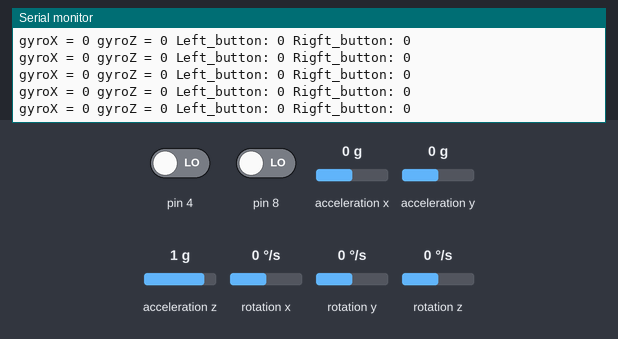
Simulated run of this sketch. Board: Arduino Leonardo, built with avr-gcc and run on an emulated ATmega32U4. Shown: the last lines printed to the serial monitor. Wiring (inferred from the names in the program): MPU-6050 motion sensor at I2C address 0x68. The test bench sets the inputs (shaded band); at power-on: pin 8 LOW, rotation x 0 °/s, rotation z 0 °/s, pin 4 LOW, acceleration x 0 g, acceleration y 0 g, acceleration z 1 g, rotation y 0 °/s. USB keyboard and mouse output is not drawn.

Above: at 1.2 s.
1.3 s: pin 8 driven HIGH
At 1.9 s:
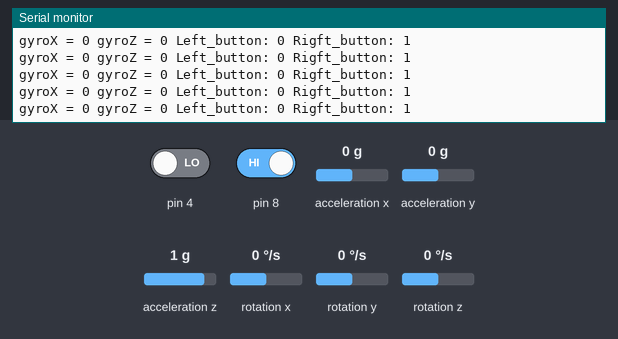
4.3 s: rotation x set to 192 °/s
At 5.4 s:
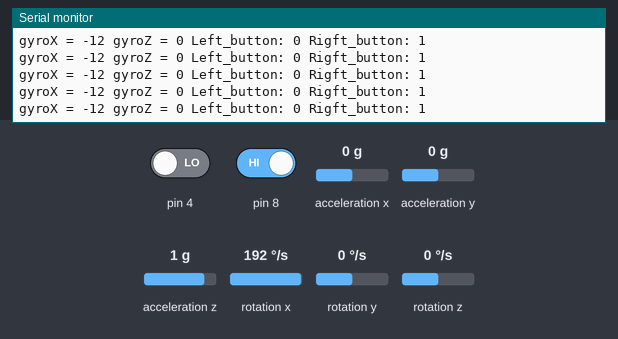
7.3 s: rotation z set to -192 °/s
At 8.3 s:
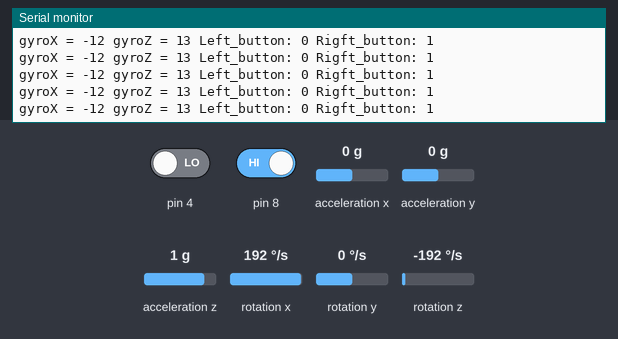

The sketch:

MPU6050_Mouse.ino
```cpp
#include<Wire.h> // 통신? 때문에 필요
#include<Mouse.h> // 마우스 움직여야지!


/*
 SDA 2번 Pin, SCL 3번 Pin
 Int 7번 Pin
 Int 무조건 박아야됨.
 */


#define MPU6050_INT_PIN 7
#define MPU6050_INT digitalPinToInterrupt(MPU6050_INT_PIN)

const int MPU_addr=0x68;  // I2C address of the MPU-6050
int16_t AcX,AcY,AcZ,Tmp,GyX,GyY,GyZ;
int sensitivity = 2000; /* 출력 값이 엄청 커서 그대로 Mouse.move로 들어가면 마우스 움직임 폭이 너무 넓어서 조절이 안됨.
                             그래서 큰 숫자를 나눠줌. 딱 쓰기 편할 정도로 조절해야 할 듯. 숫자 바꿔가면서 노가다 ㄱㄱ*/

void setup()
{
  // 설정인데 안 건드는게 좋음. 잘 되있음.
  Serial.begin(9600);

  Serial.println("start");
  Serial.print(MPU6050_INT); Serial.print(" on pin "); Serial.print(MPU6050_INT_PIN);

  Wire.begin();
  Wire.beginTransmission(MPU_addr);
  Wire.write(0x6B);  // PWR_MGMT_1 register
  Wire.write(0);     // set to zero (wakes up the MPU-6050)
  Wire.endTransmission(true);
  pinMode(4, INPUT); // 좌클릭 버튼
  pinMode(8, INPUT); // 우클릭 버튼
  Mouse.begin(); //넣어야 되는줄 알았더니 이거 넣으니까 계속 업로드가 안되는거 같음. 일단 지우고 하면 잘되니까 냅두자
  pinMode(MPU6050_INT, INPUT);
  //attachInterrupt(MPU6050_INT, dmpDataReady, RISdlfhgk62ING);
}

void loop()
{
  Wire.beginTransmission(MPU_addr);
  Wire.write(0x3B);  // starting with register 0x3B (ACCEL_XOUT_H)
  Wire.endTransmission(false);
  Wire.requestFrom(MPU_addr,14,true);  // request a total of 14 registers
  AcX=Wire.read()<<8|Wire.read();  // 0x3B (ACCEL_XOUT_H) & 0x3C (ACCEL_XOUT_L)
  AcY=Wire.read()<<8|Wire.read();  // 0x3D (ACCEL_YOUT_H) & 0x3E (ACCEL_YOUT_L)
  AcZ=Wire.read()<<8|Wire.read();  // 0x3F (ACCEL_ZOUT_H) & 0x40 (ACCEL_ZOUT_L)
  Tmp=Wire.read()<<8|Wire.read();  // 0x41 (TEMP_OUT_H) & 0x42 (TEMP_OUT_L)
  GyX=Wire.read()<<8|Wire.read();  // 0x43 (GYRO_XOUT_H) & 0x44 (GYRO_XOUT_L)
  GyY=Wire.read()<<8|Wire.read();  // 0x45 (GYRO_YOUT_H) & 0x46 (GYRO_YOUT_L)
  GyZ=Wire.read()<<8|Wire.read();  // 0x47 (GYRO_ZOUT_H) & 0x48 (GYRO_ZOUT_L)
  // 여기 위까지는 코드 건들지 않는 걸 추천. 여기 아래부터 수정 ㄱㄱ

  int lb = digitalRead(4); // 1이면 누른 상태, 0이면 안 누른 상태임.
  int rb = digitalRead(8); // 위와 마찬가지

  int gyroX = - GyX / 2000; /* 내가 연결한 방향은 마이너스를 해야지 원하는 방향으로 움직임. 연결방식마다 다르니 자기
                                 께 반대로 움직인다 싶으면 부호를 바꿔주자*/
  int gyroZ = - GyZ / 1800; // 위와 마찬가지

  if (lb == 1) // Left button이 1이라는건 좌클릭을 하고 있다는 상태이므로 마우스를 누른 상태로 유지시켜주는 Mouse.press()를 사용함
  {
    Mouse.press(); // 좌클릭 한 상태 유지
  }
  else if (lb == 0 && rb == 0)
  {
    Mouse.release(); //클릭 상태 해제
  }
  else if (rb == 1) // 우클릭
  {
    Mouse.click(MOUSE_RIGHT);
  }

  Sprint(gyroX, gyroZ, lb, rb);
  Mouse.move(gyroZ, gyroX); // 마우스를 움직이는 함수
}

void Sprint(int gyroX, int gyroZ, int lb, int rb) // 루프안에 여러줄 있는거 꼴보기 싫어서 함수로 만듬. 별 의미 없음.
{
  Serial.print("gyroX = ");
  Serial.print(gyroX);
  Serial.print(" gyroZ = ");
  Serial.print(gyroZ);
  Serial.print(" Left_button: ");
  Serial.print(lb);
  Serial.print(" Rigft_button: ");
  Serial.println(rb);
}
```

Measured:
- after the input at 1.3 s, the serial monitor: prints a new line at once (image 1)
- after the input at 4.3 s, the serial monitor: prints a new line at once (image 2)
- after the input at 7.3 s, the serial monitor: prints a new line at once (image 3)
